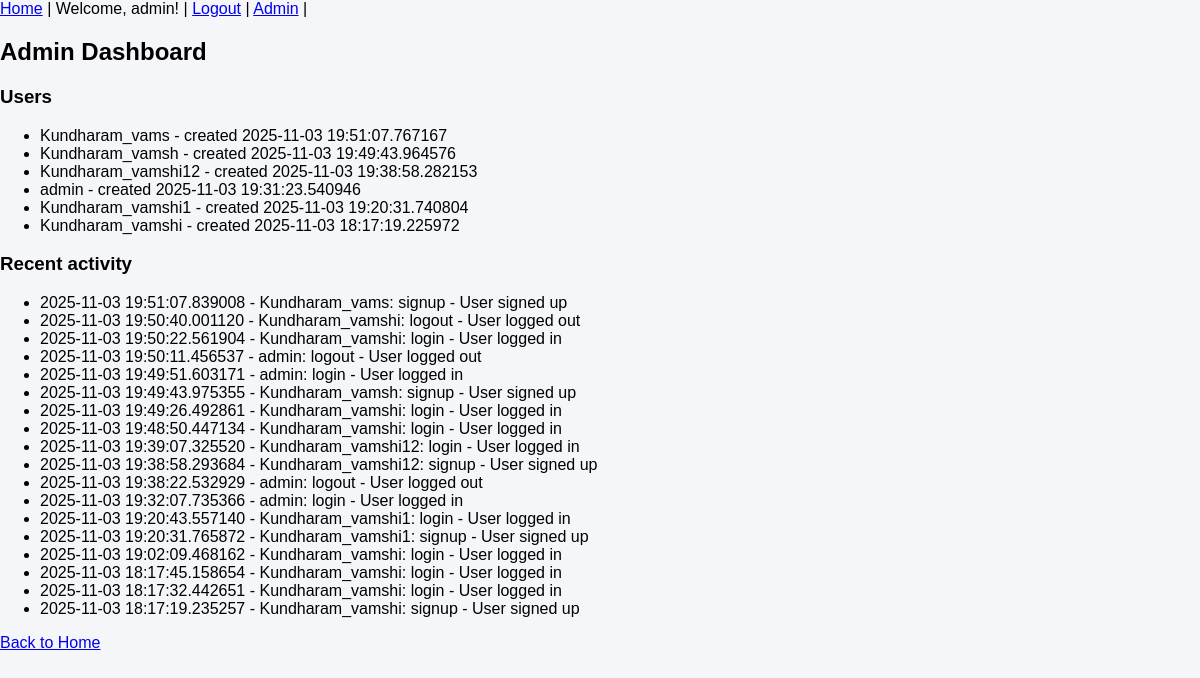
The page /admin (signed in) on the database its author committed.
### app/models.py (models this page shows)
class User(db.Model):
    id = db.Column(db.Integer, primary_key=True)
    username = db.Column(db.String(80), unique=True, nullable=False)
    password = db.Column(db.String(200), nullable=False) # store hashed in production
    is_admin = db.Column(db.Boolean, default=False)
    created_at = db.Column(db.DateTime, default=datetime.utcnow)
    activities = db.relationship('Activity', backref='user', lazy=True)

class Activity(db.Model):
    id = db.Column(db.Integer, primary_key=True)
    user_id = db.Column(db.Integer, db.ForeignKey('user.id'), nullable=True)
    action = db.Column(db.String(255))
    details = db.Column(db.Text)
    timestamp = db.Column(db.DateTime, default=datetime.utcnow)

### app/routes.py (the view)
@movie_bp.route('/admin')
def admin_page():
    if not session.get('is_admin'):
        return redirect(url_for('movie.login_page'))
    users = User.query.order_by(User.created_at.desc()).all()
    activities = Activity.query.order_by(Activity.timestamp.desc()).limit(200).all()
    return render_template('admin.html', users=users, activities=activities)

### templates/admin.html (shortened to what this page needs)
<!doctype html>
<html>
<head>
<link rel="stylesheet" href="/static/style.css">
</head>
<body>
    <nav>
  <a href="/">Home</a> |
  {% if session.get('username') %}
    <span>Welcome, {{ session['username'] }}!</span> |
    <a href="/logout">Logout</a> |
    {% if session.get('is_admin') %}
      <a href="/admin">Admin</a> |
    {% endif %}
  {% else %}
    <a href="/login">Login</a> |
    <a href="/signup">Signup</a> |
  {% endif %}
</nav>
<h2>Admin Dashboard</h2>
<h3>Users</h3>
<ul>
{% for u in users %}
<li>{{ u.username }} - created {{ u.created_at }}</li>
{% endfor %}
</ul>
<h3>Recent activity</h3>
<ul>
{% for a in activities %}
<li>{{ a.timestamp }} - {{ a.user.username if a.user else 'anon' }}: {{ a.action }} - {{ a.details }}</li>
{% endfor %}
</ul>
<p><a href="/">Back to Home</a></p>
</body>
</html>

### static/style.css (style rules this page uses)
body { font-family: Arial, sans-serif; margin: 20px; }
body { font-family: Arial, sans-serif; background-color: #f5f6fa; margin: 0; padding: 0; }

### rows shown on the page
User: username "admin", created_at "2025-11-03 19:31:23.540946"
User: username "Kundharam_vams", created_at "2025-11-03 19:51:07.767167"
User: username "Kundharam_vamsh", created_at "2025-11-03 19:49:43.964576"
User: username "Kundharam_vamshi12", created_at "2025-11-03 19:38:58.282153"
User: username "Kundharam_vamshi1", created_at "2025-11-03 19:20:31.740804"
User: username "Kundharam_vamshi", created_at "2025-11-03 18:17:19.225972"
Activity: timestamp "2025-11-03 19:51:07.839008", user "Kundharam_vams", action "signup", details "User signed up"
Activity: timestamp "2025-11-03 19:50:40.001120", user "Kundharam_vamshi", action "logout", details "User logged out"
Activity: timestamp "2025-11-03 19:50:22.561904", user "Kundharam_vamshi", action "login", details "User logged in"
Activity: timestamp "2025-11-03 19:50:11.456537", user "admin", action "logout", details "User logged out"
Activity: timestamp "2025-11-03 19:49:51.603171", user "admin", action "login", details "User logged in"
Activity: timestamp "2025-11-03 19:49:43.975355", user "Kundharam_vamsh", action "signup", details "User signed up"
Activity: timestamp "2025-11-03 19:49:26.492861", user "Kundharam_vamshi", action "login", details "User logged in"
Activity: timestamp "2025-11-03 19:48:50.447134", user "Kundharam_vamshi", action "login", details "User logged in"
Activity: timestamp "2025-11-03 19:39:07.325520", user "Kundharam_vamshi12", action "login", details "User logged in"
Activity: timestamp "2025-11-03 19:38:58.293684", user "Kundharam_vamshi12", action "signup", details "User signed up"
Activity: timestamp "2025-11-03 19:38:22.532929", user "admin", action "logout", details "User logged out"
Activity: timestamp "2025-11-03 19:32:07.735366", user "admin", action "login", details "User logged in"
Activity: timestamp "2025-11-03 19:20:43.557140", user "Kundharam_vamshi1", action "login", details "User logged in"
Activity: timestamp "2025-11-03 19:20:31.765872", user "Kundharam_vamshi1", action "signup", details "User signed up"
Activity: timestamp "2025-11-03 19:02:09.468162", user "Kundharam_vamshi", action "login", details "User logged in"
Activity: timestamp "2025-11-03 18:17:45.158654", user "Kundharam_vamshi", action "login", details "User logged in"
Activity: timestamp "2025-11-03 18:17:32.442651", user "Kundharam_vamshi", action "login", details "User logged in"
Activity: timestamp "2025-11-03 18:17:19.235257", user "Kundharam_vamshi", action "signup", details "User signed up"
